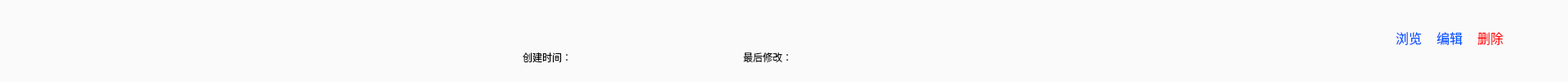
<?xml version="1.0" encoding="UTF-8"?>
<ui version="4.0">
 <class>Space_3D_project_itemClass</class>
 <widget class="QWidget" name="Space_3D_project_itemClass">
  <property name="geometry">
   <rect>
    <x>0</x>
    <y>0</y>
    <width>1920</width>
    <height>100</height>
   </rect>
  </property>
  <property name="windowTitle">
   <string>project_item</string>
  </property>
  <widget class="QLabel" name="label_3">
   <property name="geometry">
    <rect>
     <x>910</x>
     <y>60</y>
     <width>91</width>
     <height>20</height>
    </rect>
   </property>
   <property name="styleSheet">
    <string notr="true">font: 12pt &quot;微软雅黑&quot;;
background-color: rgba(255, 255, 255, 0);
color: rgb(0, 0, 0);</string>
   </property>
   <property name="text">
    <string>最后修改：</string>
   </property>
  </widget>
  <widget class="QLabel" name="lbl_lastChange">
   <property name="geometry">
    <rect>
     <x>1000</x>
     <y>60</y>
     <width>221</width>
     <height>20</height>
    </rect>
   </property>
   <property name="styleSheet">
    <string notr="true">font: 12pt &quot;微软雅黑&quot;;
background-color: rgba(255, 255, 255, 0);
color: rgb(0, 0, 0);</string>
   </property>
   <property name="text">
    <string/>
   </property>
  </widget>
  <widget class="QCheckBox" name="checkBox_sel">
   <property name="geometry">
    <rect>
     <x>15</x>
     <y>30</y>
     <width>36</width>
     <height>36</height>
    </rect>
   </property>
   <property name="styleSheet">
    <string notr="true">background-color: rgba(255, 255, 255, 0);</string>
   </property>
   <property name="text">
    <string/>
   </property>
  </widget>
  <widget class="QLabel" name="lbl_projectName">
   <property name="geometry">
    <rect>
     <x>180</x>
     <y>30</y>
     <width>441</width>
     <height>20</height>
    </rect>
   </property>
   <property name="styleSheet">
    <string notr="true">font: 12pt &quot;微软雅黑&quot;;
background-color: rgba(255, 255, 255, 0);
color: rgb(0, 0, 0);</string>
   </property>
   <property name="text">
    <string/>
   </property>
  </widget>
  <widget class="QPushButton" name="btnEditPro">
   <property name="geometry">
    <rect>
     <x>1750</x>
     <y>30</y>
     <width>50</width>
     <height>32</height>
    </rect>
   </property>
   <property name="styleSheet">
    <string notr="true">QPushButton {
    color: rgb(0, 85, 255);
    background-color: rgba(255, 255, 255, 0);
    border: 0px;
    font: 12pt;
}
QPushButton::hover {
    color: rgb(0, 120, 255);
}</string>
   </property>
   <property name="text">
    <string>编辑</string>
   </property>
  </widget>
  <widget class="QPushButton" name="btnDelPro">
   <property name="geometry">
    <rect>
     <x>1800</x>
     <y>30</y>
     <width>50</width>
     <height>32</height>
    </rect>
   </property>
   <property name="styleSheet">
    <string notr="true">QPushButton {
    color: rgb(255, 0, 0);
    background-color: rgba(255, 255, 255, 0);
    border: 0px;
    font: 12pt ;
}
QPushButton::hover {
    color: rgb(255, 50, 50);
}</string>
   </property>
   <property name="text">
    <string>删除</string>
   </property>
  </widget>
  <widget class="QLabel" name="lbl_createTime">
   <property name="geometry">
    <rect>
     <x>730</x>
     <y>60</y>
     <width>171</width>
     <height>20</height>
    </rect>
   </property>
   <property name="styleSheet">
    <string notr="true">font: 12pt &quot;微软雅黑&quot;;
background-color: rgba(255, 255, 255, 0);
color: rgb(0, 0, 0);</string>
   </property>
   <property name="text">
    <string/>
   </property>
  </widget>
  <widget class="QLabel" name="label_5">
   <property name="geometry">
    <rect>
     <x>640</x>
     <y>60</y>
     <width>91</width>
     <height>20</height>
    </rect>
   </property>
   <property name="styleSheet">
    <string notr="true">font: 12pt &quot;微软雅黑&quot;;
color: rgb(0, 0, 0);
background-color: rgba(255, 255, 255, 0);</string>
   </property>
   <property name="text">
    <string>创建时间：</string>
   </property>
  </widget>
  <widget class="QPushButton" name="btnViewPro">
   <property name="geometry">
    <rect>
     <x>1700</x>
     <y>30</y>
     <width>50</width>
     <height>32</height>
    </rect>
   </property>
   <property name="styleSheet">
    <string notr="true">QPushButton {
    color: rgb(0, 85, 255);
    background-color: rgba(255, 255, 255, 0);
    border: 0px;
    font: 12pt;
}
QPushButton::hover {
    color: rgb(0, 120, 255);
}</string>
   </property>
   <property name="text">
    <string>浏览</string>
   </property>
  </widget>
  <widget class="QPushButton" name="btnBackGround">
   <property name="geometry">
    <rect>
     <x>0</x>
     <y>0</y>
     <width>1920</width>
     <height>100</height>
    </rect>
   </property>
   <property name="styleSheet">
    <string notr="true">border:0px;background-color: rgb(250, 250, 250);</string>
   </property>
   <property name="text">
    <string/>
   </property>
  </widget>
  <widget class="QLabel" name="lbl_selPic_change">
   <property name="geometry">
    <rect>
     <x>60</x>
     <y>20</y>
     <width>71</width>
     <height>61</height>
    </rect>
   </property>
   <property name="text">
    <string/>
   </property>
  </widget>
  <zorder>btnBackGround</zorder>
  <zorder>label_3</zorder>
  <zorder>lbl_lastChange</zorder>
  <zorder>checkBox_sel</zorder>
  <zorder>lbl_projectName</zorder>
  <zorder>btnEditPro</zorder>
  <zorder>btnDelPro</zorder>
  <zorder>lbl_createTime</zorder>
  <zorder>label_5</zorder>
  <zorder>btnViewPro</zorder>
  <zorder>lbl_selPic_change</zorder>
 </widget>
 <layoutdefault spacing="6" margin="11"/>
 <resources/>
 <connections/>
</ui>
